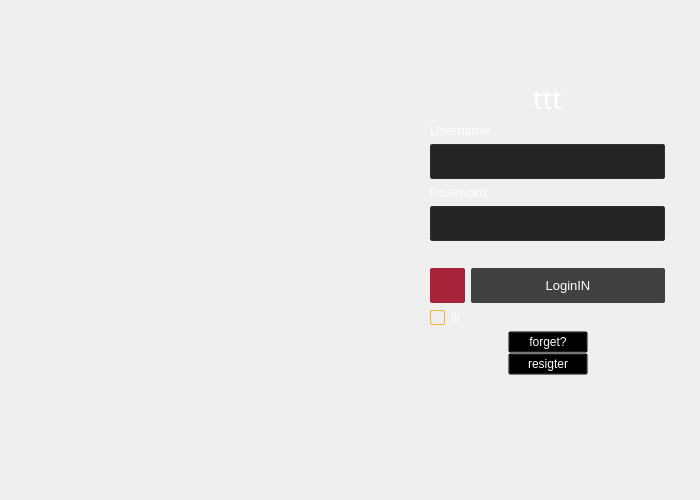
<?xml version="1.0" encoding="UTF-8"?>
<ui version="4.0">
 <class>Auth</class>
 <widget class="QWidget" name="Auth">
  <property name="geometry">
   <rect>
    <x>0</x>
    <y>0</y>
    <width>700</width>
    <height>500</height>
   </rect>
  </property>
  <property name="minimumSize">
   <size>
    <width>700</width>
    <height>500</height>
   </size>
  </property>
  <property name="maximumSize">
   <size>
    <width>700</width>
    <height>500</height>
   </size>
  </property>
  <property name="windowTitle">
   <string>Auth</string>
  </property>
  <layout class="QGridLayout" name="gridLayout">
   <property name="leftMargin">
    <number>0</number>
   </property>
   <property name="topMargin">
    <number>0</number>
   </property>
   <property name="rightMargin">
    <number>0</number>
   </property>
   <property name="bottomMargin">
    <number>0</number>
   </property>
   <item row="0" column="0">
    <widget class="QWidget" name="content" native="true">
     <property name="styleSheet">
      <string notr="true">#content{
background-image: url(:/auth/resource/bk.png);
border-radius: 5px;
}</string>
     </property>
     <layout class="QGridLayout" name="gridLayout_2">
      <property name="leftMargin">
       <number>0</number>
      </property>
      <property name="topMargin">
       <number>0</number>
      </property>
      <property name="rightMargin">
       <number>0</number>
      </property>
      <property name="bottomMargin">
       <number>0</number>
      </property>
      <item row="0" column="0">
       <layout class="QHBoxLayout" name="horizontalLayout_4">
        <item>
         <spacer name="horizontalSpacer_3">
          <property name="orientation">
           <enum>Qt::Horizontal</enum>
          </property>
          <property name="sizeType">
           <enum>QSizePolicy::Preferred</enum>
          </property>
          <property name="sizeHint" stdset="0">
           <size>
            <width>430</width>
            <height>20</height>
           </size>
          </property>
         </spacer>
        </item>
        <item>
         <layout class="QVBoxLayout" name="verticalLayout_2">
          <item>
           <spacer name="verticalSpacer_2">
            <property name="orientation">
             <enum>Qt::Vertical</enum>
            </property>
            <property name="sizeType">
             <enum>QSizePolicy::Maximum</enum>
            </property>
            <property name="sizeHint" stdset="0">
             <size>
              <width>0</width>
              <height>80</height>
             </size>
            </property>
           </spacer>
          </item>
          <item>
           <layout class="QVBoxLayout" name="verticalLayout">
            <item>
             <widget class="QLabel" name="label_4">
              <property name="font">
               <font>
                <family>Bauhaus 93</family>
                <pointsize>20</pointsize>
               </font>
              </property>
              <property name="styleSheet">
               <string notr="true">color:white;</string>
              </property>
              <property name="text">
               <string>ttt</string>
              </property>
              <property name="alignment">
               <set>Qt::AlignCenter</set>
              </property>
             </widget>
            </item>
            <item>
             <widget class="QLabel" name="label_2">
              <property name="font">
               <font>
                <family>Microsoft YaHei UI</family>
                <pointsize>10</pointsize>
               </font>
              </property>
              <property name="styleSheet">
               <string notr="true">color:white;</string>
              </property>
              <property name="text">
               <string>Username</string>
              </property>
             </widget>
            </item>
            <item>
             <widget class="QLineEdit" name="usename">
              <property name="sizePolicy">
               <sizepolicy hsizetype="Expanding" vsizetype="Fixed">
                <horstretch>0</horstretch>
                <verstretch>0</verstretch>
               </sizepolicy>
              </property>
              <property name="minimumSize">
               <size>
                <width>0</width>
                <height>35</height>
               </size>
              </property>
              <property name="font">
               <font>
                <family>Microsoft YaHei UI</family>
                <pointsize>12</pointsize>
               </font>
              </property>
              <property name="styleSheet">
               <string notr="true">QLineEdit{
	color:white;
    border-radius:2px;
	padding:5px;
    border:1px solid rgb(48, 48, 48);
	background-color: rgb(36, 36, 36);
	selection-background-color: rgb(251, 174, 60);
	selection-color: rgb(36, 36, 36);
}
QLineEdit:focus{
	border-color: rgb(251, 174, 60);
	/*border-color: rgb(144, 187, 255);*/
}</string>
              </property>
             </widget>
            </item>
            <item>
             <widget class="QLabel" name="label_3">
              <property name="font">
               <font>
                <family>Microsoft YaHei UI</family>
                <pointsize>10</pointsize>
               </font>
              </property>
              <property name="styleSheet">
               <string notr="true">color:white;</string>
              </property>
              <property name="text">
               <string>Password</string>
              </property>
             </widget>
            </item>
            <item>
             <widget class="QLineEdit" name="pwd">
              <property name="minimumSize">
               <size>
                <width>0</width>
                <height>35</height>
               </size>
              </property>
              <property name="font">
               <font>
                <family>Microsoft YaHei UI</family>
                <pointsize>12</pointsize>
               </font>
              </property>
              <property name="styleSheet">
               <string notr="true">QLineEdit{
	color:white;
    border-radius:2px;
	padding:5px;
    border:1px solid rgb(48, 48, 48);
	background-color: rgb(36, 36, 36);
	selection-background-color: rgb(251, 174, 60);
	selection-color: rgb(36, 36, 36);
}
QLineEdit:focus{
	border-color: rgb(251, 174, 60);
}</string>
              </property>
              <property name="echoMode">
               <enum>QLineEdit::Password</enum>
              </property>
             </widget>
            </item>
            <item>
             <widget class="QLabel" name="tip">
              <property name="font">
               <font>
                <family>Microsoft YaHei UI</family>
                <pointsize>10</pointsize>
               </font>
              </property>
              <property name="styleSheet">
               <string notr="true">color: rgb(251, 174, 60);</string>
              </property>
             </widget>
            </item>
            <item>
             <layout class="QHBoxLayout" name="horizontalLayout_5">
              <item>
               <widget class="QPushButton" name="exitBtn">
                <property name="minimumSize">
                 <size>
                  <width>35</width>
                  <height>35</height>
                 </size>
                </property>
                <property name="maximumSize">
                 <size>
                  <width>35</width>
                  <height>35</height>
                 </size>
                </property>
                <property name="cursor">
                 <cursorShape>PointingHandCursor</cursorShape>
                </property>
                <property name="styleSheet">
                 <string notr="true">QPushButton{
border-radius:2px;
background-color:#A7233A;
}

QPushButton:hover {
background-color:rgb(205, 45, 75);
color:white;
}

QPushButton:pressed {
background-color:rgb(205, 45, 75);
}

QPushButton:disabled {
background-color:gray;
color:lightgray;
}</string>
                </property>
                <property name="icon">
                 <iconset resource="../res.qrc">
                  <normaloff>:/auth/resource/exit.png</normaloff>:/auth/resource/exit.png</iconset>
                </property>
                <property name="iconSize">
                 <size>
                  <width>15</width>
                  <height>15</height>
                 </size>
                </property>
               </widget>
              </item>
              <item>
               <widget class="QPushButton" name="loginBtn">
                <property name="minimumSize">
                 <size>
                  <width>0</width>
                  <height>35</height>
                 </size>
                </property>
                <property name="font">
                 <font>
                  <family>Microsoft YaHei UI</family>
                  <pointsize>10</pointsize>
                 </font>
                </property>
                <property name="cursor">
                 <cursorShape>PointingHandCursor</cursorShape>
                </property>
                <property name="styleSheet">
                 <string notr="true">QPushButton{
border-radius:2px;
background-color:rgb(65, 65, 65);
color:white;
}

QPushButton:hover {
background-color:rgba(251, 174, 60, 250);
color:white;
}

QPushButton:pressed {
background-color:rgba(251, 174, 60, 250);
}

QPushButton:disabled {
background-color:gray;
color:lightgray;
}</string>
                </property>
                <property name="text">
                 <string>LoginIN</string>
                </property>
               </widget>
              </item>
             </layout>
            </item>
            <item>
             <layout class="QHBoxLayout" name="horizontalLayout">
              <item>
               <widget class="QCheckBox" name="rememberPwd">
                <property name="font">
                 <font>
                  <family>Microsoft YaHei UI</family>
                  <pointsize>10</pointsize>
                 </font>
                </property>
                <property name="styleSheet">
                 <string notr="true">QCheckBox{
color:white;
}
QCheckBox::indicator {
border:1px solid rgb(251, 174, 60);
border-radius:2px;
background:transparent;
width:13px;
height:13px;
}
QCheckBox::indicator:unchecked:hover{
	background-color: rgba(255, 255, 255, 50);
}
QCheckBox::indicator:checked{
background:rgb(251, 174, 60);
image: url(:/common/resource/checked.png);
}</string>
                </property>
                <property name="text">
                 <string>lll</string>
                </property>
               </widget>
              </item>
             </layout>
            </item>
           </layout>
          </item>
          <item>
           <layout class="QVBoxLayout" name="verticalLayout_3">
            <property name="spacing">
             <number>0</number>
            </property>
            <item>
             <layout class="QHBoxLayout" name="horizontalLayout_6">
              <item>
               <spacer name="horizontalSpacer_7">
                <property name="orientation">
                 <enum>Qt::Horizontal</enum>
                </property>
                <property name="sizeHint" stdset="0">
                 <size>
                  <width>40</width>
                  <height>20</height>
                 </size>
                </property>
               </spacer>
              </item>
              <item>
               <widget class="QPushButton" name="forgetPwd_2">
                <property name="font">
                 <font>
                  <family>Microsoft YaHei UI</family>
                  <pointsize>9</pointsize>
                 </font>
                </property>
                <property name="styleSheet">
                 <string notr="true">QPushButton{
color:white;
background-color:transparent;
}

QPushButton:hover {
color:rgb(251, 174, 60);
}

QPushButton:disabled {
color:lightgray;
}</string>
                </property>
                <property name="text">
                 <string>forget?</string>
                </property>
               </widget>
              </item>
              <item>
               <spacer name="horizontalSpacer_8">
                <property name="orientation">
                 <enum>Qt::Horizontal</enum>
                </property>
                <property name="sizeHint" stdset="0">
                 <size>
                  <width>40</width>
                  <height>20</height>
                 </size>
                </property>
               </spacer>
              </item>
             </layout>
            </item>
            <item>
             <layout class="QHBoxLayout" name="horizontalLayout_7">
              <item>
               <spacer name="horizontalSpacer_5">
                <property name="orientation">
                 <enum>Qt::Horizontal</enum>
                </property>
                <property name="sizeHint" stdset="0">
                 <size>
                  <width>40</width>
                  <height>20</height>
                 </size>
                </property>
               </spacer>
              </item>
              <item>
               <widget class="QPushButton" name="signInBtn">
                <property name="font">
                 <font>
                  <family>Microsoft YaHei UI</family>
                  <pointsize>9</pointsize>
                 </font>
                </property>
                <property name="styleSheet">
                 <string notr="true">QPushButton{
color:white;
background-color:transparent;
}

QPushButton:hover {
color:rgb(251, 174, 60);
}

QPushButton:disabled {
color:lightgray;
}</string>
                </property>
                <property name="text">
                 <string>resigter</string>
                </property>
               </widget>
              </item>
              <item>
               <spacer name="horizontalSpacer_6">
                <property name="orientation">
                 <enum>Qt::Horizontal</enum>
                </property>
                <property name="sizeHint" stdset="0">
                 <size>
                  <width>40</width>
                  <height>20</height>
                 </size>
                </property>
               </spacer>
              </item>
             </layout>
            </item>
           </layout>
          </item>
          <item>
           <spacer name="verticalSpacer">
            <property name="orientation">
             <enum>Qt::Vertical</enum>
            </property>
            <property name="sizeHint" stdset="0">
             <size>
              <width>20</width>
              <height>40</height>
             </size>
            </property>
           </spacer>
          </item>
         </layout>
        </item>
        <item>
         <spacer name="horizontalSpacer_4">
          <property name="orientation">
           <enum>Qt::Horizontal</enum>
          </property>
          <property name="sizeType">
           <enum>QSizePolicy::Preferred</enum>
          </property>
          <property name="sizeHint" stdset="0">
           <size>
            <width>35</width>
            <height>20</height>
           </size>
          </property>
         </spacer>
        </item>
       </layout>
      </item>
     </layout>
    </widget>
   </item>
  </layout>
 </widget>
 <resources>
  <include location="../res.qrc"/>
 </resources>
 <connections>
  <connection>
   <sender>exitBtn</sender>
   <signal>clicked()</signal>
   <receiver>Auth</receiver>
   <slot>close()</slot>
   <hints>
    <hint type="sourcelabel">
     <x>457</x>
     <y>300</y>
    </hint>
    <hint type="destinationlabel">
     <x>349</x>
     <y>249</y>
    </hint>
   </hints>
  </connection>
 </connections>
</ui>
